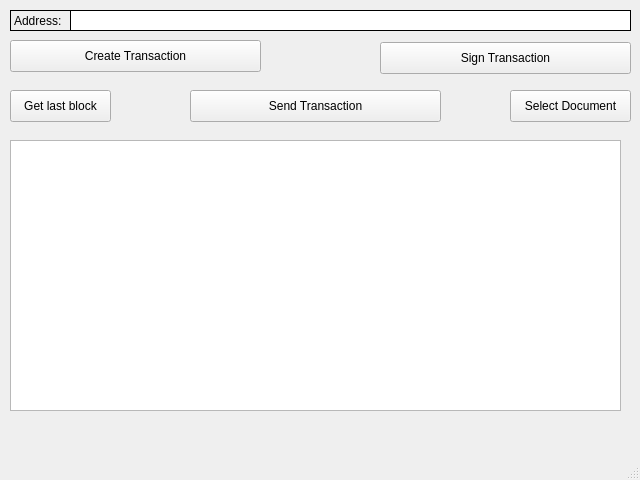
<?xml version="1.0" encoding="UTF-8"?>
<ui version="4.0">
 <class>MainWindow</class>
 <widget class="QMainWindow" name="MainWindow">
  <property name="geometry">
   <rect>
    <x>0</x>
    <y>0</y>
    <width>640</width>
    <height>480</height>
   </rect>
  </property>
  <property name="windowTitle">
   <string>Trusted Wallet</string>
  </property>
  <widget class="QWidget" name="centralwidget">
   <widget class="QPushButton" name="create_transaction_button">
    <property name="geometry">
     <rect>
      <x>10</x>
      <y>40</y>
      <width>251</width>
      <height>32</height>
     </rect>
    </property>
    <property name="text">
     <string>Create Transaction</string>
    </property>
   </widget>
   <widget class="QPlainTextEdit" name="tx_info_edit">
    <property name="geometry">
     <rect>
      <x>10</x>
      <y>140</y>
      <width>611</width>
      <height>271</height>
     </rect>
    </property>
    <property name="readOnly">
     <bool>true</bool>
    </property>
   </widget>
   <widget class="QLabel" name="label">
    <property name="geometry">
     <rect>
      <x>10</x>
      <y>10</y>
      <width>61</width>
      <height>21</height>
     </rect>
    </property>
    <property name="styleSheet">
     <string notr="true">border: 1px solid black;</string>
    </property>
    <property name="text">
     <string>Address:</string>
    </property>
   </widget>
   <widget class="QLineEdit" name="user_address">
    <property name="geometry">
     <rect>
      <x>70</x>
      <y>10</y>
      <width>561</width>
      <height>21</height>
     </rect>
    </property>
    <property name="styleSheet">
     <string notr="true">border: 1px solid black;</string>
    </property>
    <property name="readOnly">
     <bool>true</bool>
    </property>
   </widget>
   <widget class="QPushButton" name="get_lastBlock_button">
    <property name="geometry">
     <rect>
      <x>10</x>
      <y>90</y>
      <width>101</width>
      <height>32</height>
     </rect>
    </property>
    <property name="text">
     <string>Get last block</string>
    </property>
   </widget>
   <widget class="QPushButton" name="sign_transaction_button">
    <property name="geometry">
     <rect>
      <x>380</x>
      <y>42</y>
      <width>251</width>
      <height>32</height>
     </rect>
    </property>
    <property name="text">
     <string>Sign Transaction</string>
    </property>
   </widget>
   <widget class="QPushButton" name="send_transaction_button">
    <property name="geometry">
     <rect>
      <x>190</x>
      <y>90</y>
      <width>251</width>
      <height>32</height>
     </rect>
    </property>
    <property name="text">
     <string>Send Transaction</string>
    </property>
   </widget>
   <widget class="QPushButton" name="select_document_button">
    <property name="geometry">
     <rect>
      <x>510</x>
      <y>90</y>
      <width>121</width>
      <height>32</height>
     </rect>
    </property>
    <property name="text">
     <string>Select Document</string>
    </property>
   </widget>
  </widget>
  <widget class="QMenuBar" name="menubar">
   <property name="geometry">
    <rect>
     <x>0</x>
     <y>0</y>
     <width>640</width>
     <height>24</height>
    </rect>
   </property>
  </widget>
  <widget class="QStatusBar" name="statusbar"/>
 </widget>
 <resources/>
 <connections/>
</ui>
